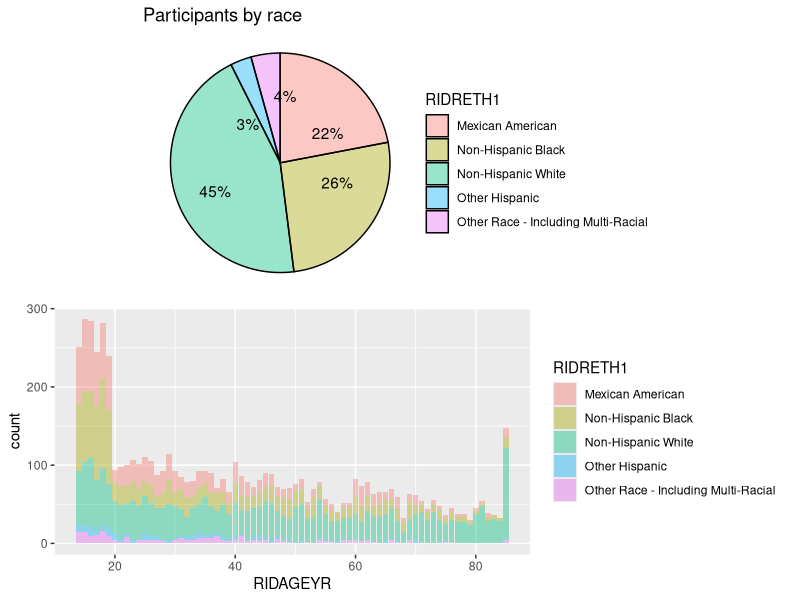

This chart was generated by the following R code:
library(ggplot2)
library(tidyverse)
library(ggpubr)
library(ggrepel)

data <- read.csv("cleandata.csv")
plotdata1 <- data %>%
  count(RIDRETH1) %>%
  arrange(desc(RIDRETH1)) %>%
  mutate(prop = round(n*100/sum(n), 1),
         lab.ypos = cumsum(prop) - 0.5*prop)

plotdata1$label <- paste0(
  round(plotdata1$prop), "%")

p1 <- ggplot(plotdata1, 
             aes(x = "", 
                 y = prop, 
                 fill = RIDRETH1)) +
  geom_bar(width = 1, 
           stat = "identity", 
           color = "black",
           alpha = 2/5) +
  geom_text_repel(aes(y = lab.ypos, label = label), 
                  color = "black") +
  coord_polar("y", 
              start = 0, 
              direction = -1) +
  theme_void() +
  labs(title = "Participants by race")

#Race
p4 <- ggplot(data, mapping = aes(x = RIDAGEYR , fill = RIDRETH1))+
  
  geom_bar(alpha = 2/5, position = "stack")

#Combine two figure
distr1 <- ggarrange(p1, p4,
                    ncol = 1, nrow = 2)
distr1 %>% ggsave(filename="results/fig-simple1.png", plot=.)
